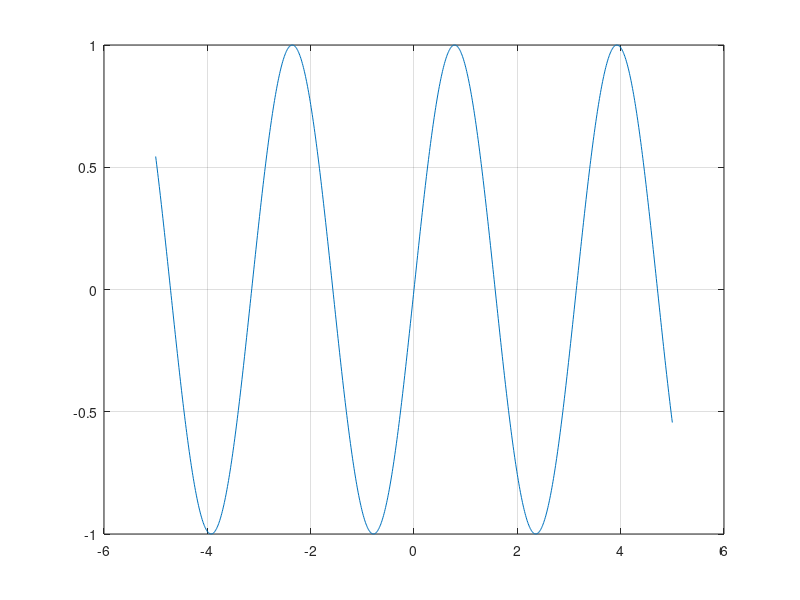

Source code (MATLAB): (Note: this script raises an error after producing the figure.)
xplot = -5:0.01:5;

f = @(x) sin(2*x);
df = @(x) 2*cos(2*x);

fplot = f(xplot);

plot(xplot,fplot);
hold on
grid on

nodes = linspace(-5,5,15);
fnodes = f(nodes);
fdnodes = df(nodes);

l = zeros(size(xplot));
len = size(xplot);

for i=1:len
    l(i)=Hermite_interp(nodes,fnodes,fdnodes,xplot(i));
end

plot(xplot,l);
plot(nodes,fnodes,'*');
legend('function','interpolation','nodes')
